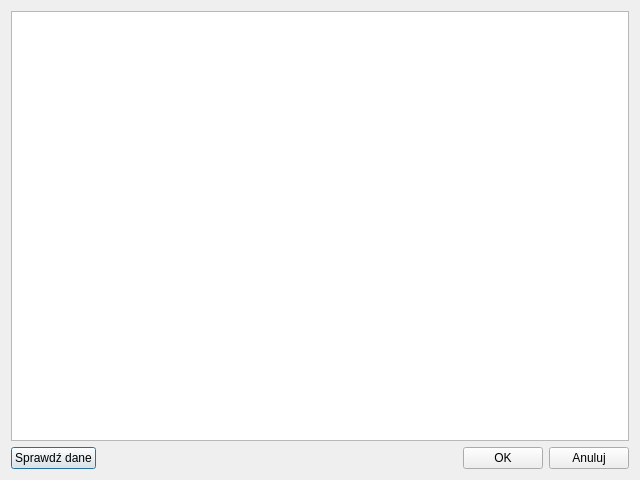
<?xml version="1.0" encoding="UTF-8"?>
<ui version="4.0">
 <class>ReczneDodPozycji</class>
 <widget class="QDialog" name="ReczneDodPozycji">
  <property name="geometry">
   <rect>
    <x>0</x>
    <y>0</y>
    <width>640</width>
    <height>480</height>
   </rect>
  </property>
  <property name="windowTitle">
   <string>Dodaj listę pozycji</string>
  </property>
  <property name="windowIcon">
   <iconset resource="ikony.qrc">
    <normaloff>:/new/prefix1/cnbop.ico</normaloff>:/new/prefix1/cnbop.ico</iconset>
  </property>
  <layout class="QVBoxLayout" name="verticalLayout">
   <item>
    <widget class="QTableWidget" name="tbWybrane"/>
   </item>
   <item>
    <layout class="QHBoxLayout" name="horizontalLayout">
     <item>
      <widget class="QPushButton" name="pbSprawdz">
       <property name="text">
        <string>Sprawdź dane</string>
       </property>
      </widget>
     </item>
     <item>
      <spacer name="horizontalSpacer">
       <property name="orientation">
        <enum>Qt::Horizontal</enum>
       </property>
       <property name="sizeHint" stdset="0">
        <size>
         <width>40</width>
         <height>20</height>
        </size>
       </property>
      </spacer>
     </item>
     <item>
      <widget class="QPushButton" name="pbOk">
       <property name="text">
        <string>OK</string>
       </property>
      </widget>
     </item>
     <item>
      <widget class="QPushButton" name="pbAnuluj">
       <property name="text">
        <string>Anuluj</string>
       </property>
      </widget>
     </item>
    </layout>
   </item>
  </layout>
 </widget>
 <resources>
  <include location="ikony.qrc"/>
 </resources>
 <connections/>
</ui>
